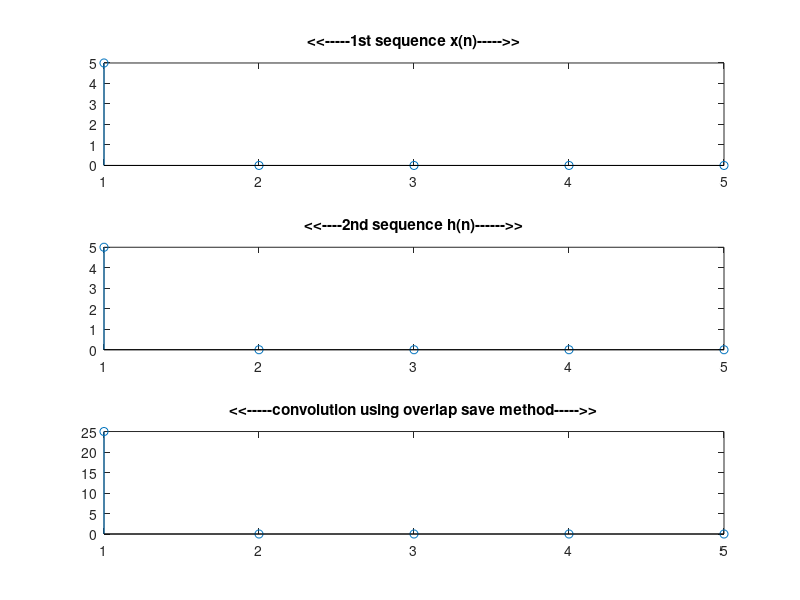

Source code (MATLAB):
clear all;close all;clc
x=input('Enter the  1st sequence::');
h=input('Enter the 2nd sequence::');
N=input('Enter the data size ::');
Nx=length(x);
M=length(h);
M1=M-1;
L=N-M1;
x=[zeros(1,M-1),x,zeros(1,N-1)];
h=[h zeros(1,N-M)];
k=floor((Nx+M1-1)/(L));
y=zeros(k+1,N);
for n=0:k
    xk=x(n*L+1:n*L+N);
    y(n+1,:)=cconv(xk,h,N);
end
 y
y1=(y(:,M:N))';
y=(y1(:))';
disp(y);
% e=conv(x,h);
% figure(1);
subplot(3,1,1)
stem(x);
title('<<-----1st sequence x(n)----->>')
subplot(3,1,2)
stem(h);
title('<<----2nd sequence h(n)------>>')
subplot(3,1,3)
stem(y);
title('<<-----convolution using overlap save method----->>')

% subplot(4,1,4)
% stem(e);
% title('<<-----linear----->>')
% % figure(2)
% % stem(y);
